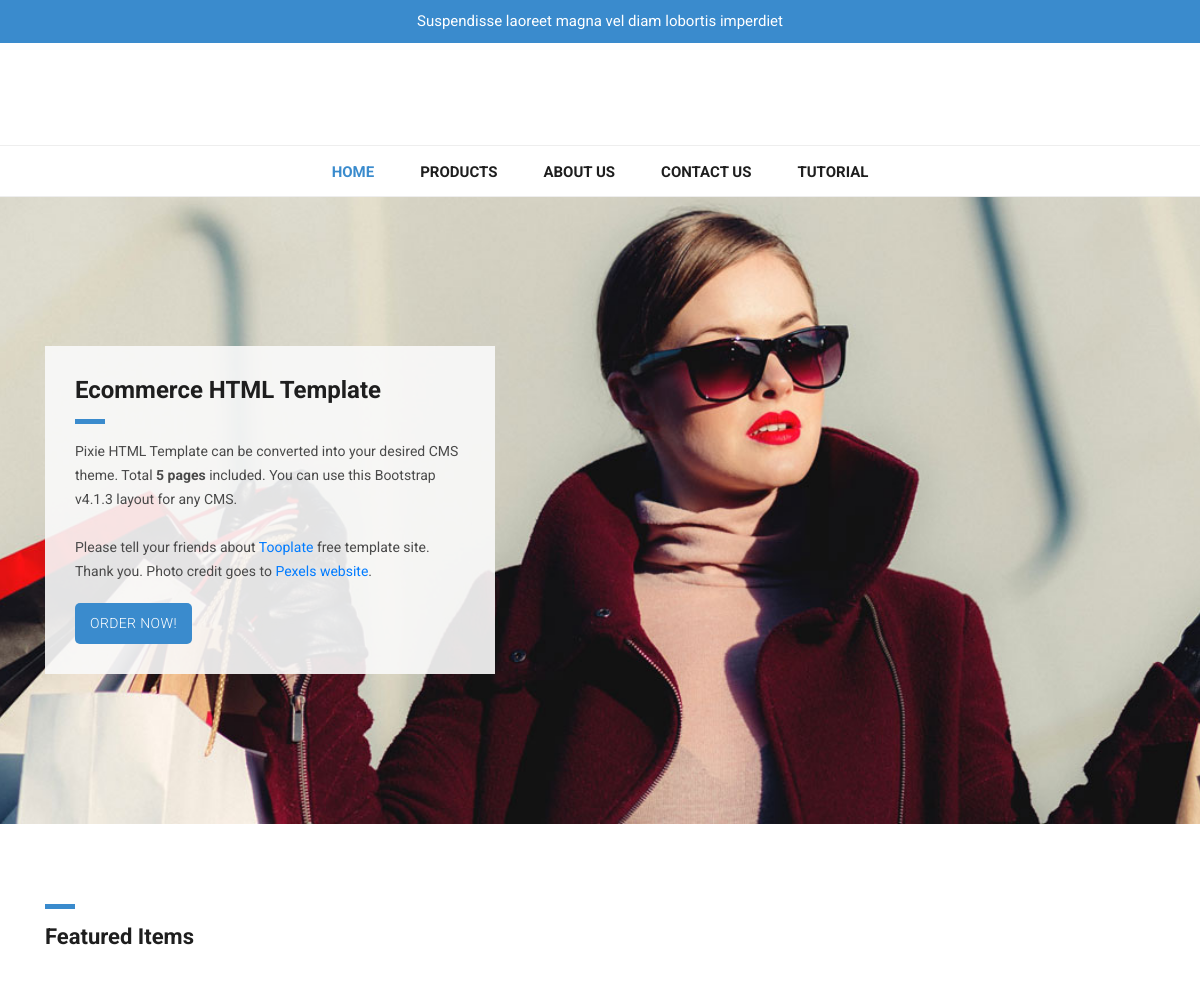
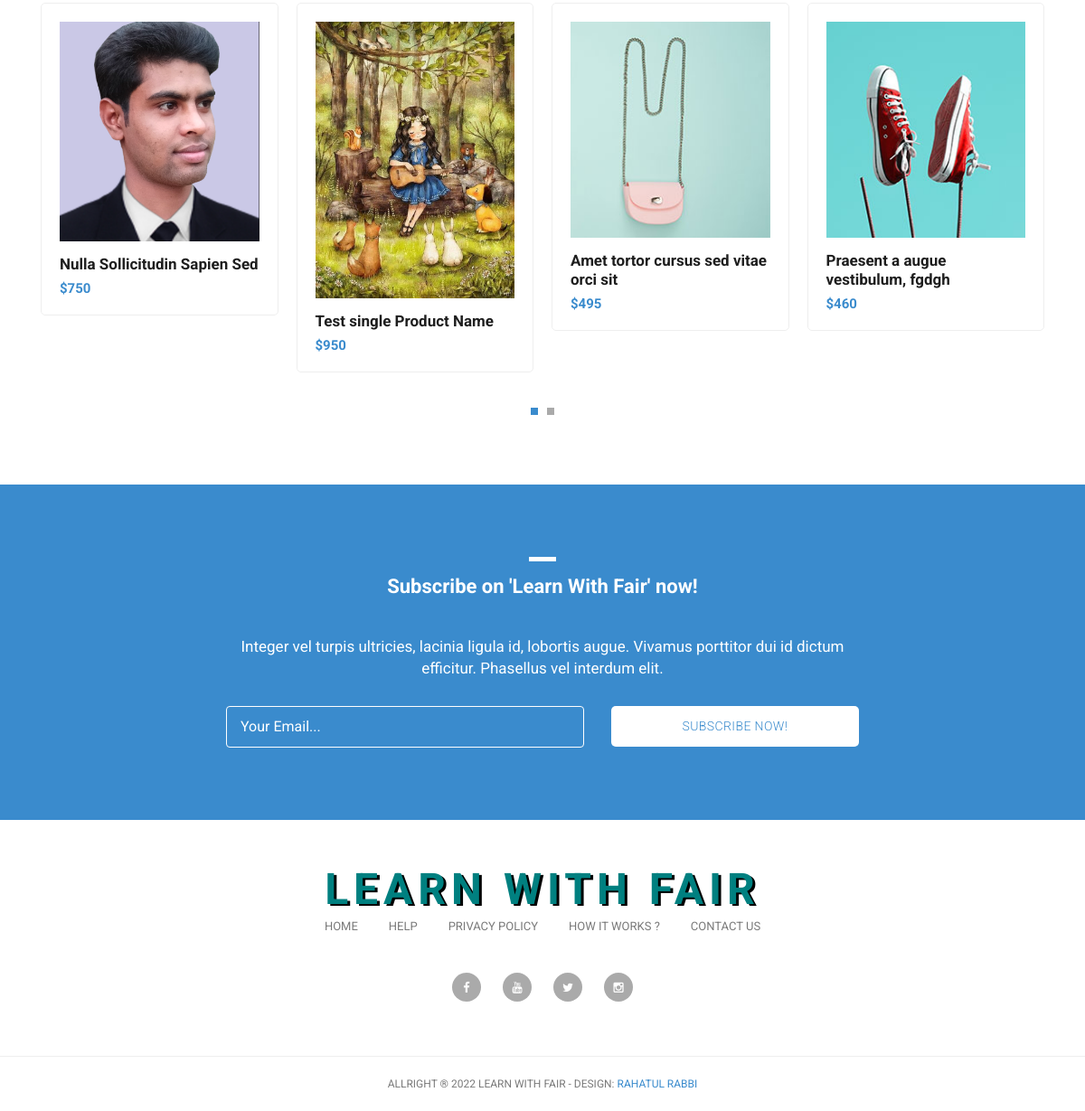
Page /ecommerce/index.php on the committed database (2 pictures, top to bottom).
### tables this page shows
CREATE TABLE `menu` (
  `menu_id` int(255) NOT NULL,
  `menu_title` varchar(255) NOT NULL,
  `menu_link` varchar(255) NOT NULL
);

CREATE TABLE `add_product` (
  `ID` int(255) NOT NULL,
  `product_id` int(255) NOT NULL,
  `product_name` text NOT NULL,
  `product_des` varchar(255) NOT NULL,
  `product_stock` int(255) NOT NULL,
  `product_price` int(255) NOT NULL,
  `product_price_name` varchar(255) NOT NULL,
  `product_cat` text NOT NULL,
  `product_status` tinyint(255) NOT NULL
);

CREATE TABLE `add_product_img` (
  `img_id` int(255) NOT NULL,
  `product_id` int(255) NOT NULL,
  `product_img` varchar(255) NOT NULL,
  `thumnail_status` int(255) NOT NULL
);

### ecommerce/class/function.php (called while the page is built, shortened)
<?php
class blogProject {
    public function __CONSTRUCT() {
        $bdhost     = "localhost";
        $dbuser     = "root";
        $dbpassword = "";
        $this->conn1 = mysqli_connect( $bdhost, $dbuser, $dbpassword, "ecommerce_project" );
    }
    public function display_all_products() {
        $display_product_query = "SELECT * FROM add_product WHERE product_status=1 ORDER BY product_id DESC";
        $product_data              = mysqli_query( $this->conn1, $display_product_query );
        if($product_data){
            return $product_data;
        }
    }
    public function display_feature_items_details($id) {
        $display_feature_items_details_query = "SELECT * FROM add_product_img WHERE product_id=$id&&thumnail_status=1";
        $data              = mysqli_query( $this->conn1, $display_feature_items_details_query );
        $info1 = mysqli_fetch_assoc( $data );
        if($info1){
            return $info1;
        }
    }
    public function display_menu_item() {
        $display_menu_item_query = "SELECT * FROM menu";
        $return_header_menu_mgs  = mysqli_query( $this->conn1, $display_menu_item_query );
        if ( isset( $return_header_menu_mgs ) ) {
            return $return_header_menu_mgs;
        }
    }
}

### ecommerce/contents/home_container.php (the view, shortened to what this page needs)
            <div class="col-md-12">
                <div class="owl-carousel owl-theme">
                <?php $count = 0;while ( $info = mysqli_fetch_assoc( $data ) ) {
                    ?>
                        <a href="./single-product.php?status=single_item&&id=<?php echo $info['product_id'];?>">
                        <div class="featured-item">
                            <?php
                            $data1 = $obj1->display_feature_items_details($info['product_id']);
                           ?>
                           <?php
                           $title = str_replace(" ","-",$info['product_name']);
                            if(isset($data1['product_img'])){?>
                                <img src="./uploads/<?php echo $data1['product_img']?>" alt="Thumnail is not Found" title = <?php echo $title?>>
                            <?php
                            }else{
                                ?>
                                     <img src="./admin/assets/img/error-404-monochrome.svg" alt="Thumnail is not Found" title = <?php echo "Thumnail-is-not-Found"?>>
                                <?php
                            }
                           ?>
                            <h4><?php echo $info['product_name']?></h4>
                            <h6><?php
                                $product_price_number = "";
                                    if ( $info['product_price_name'] == "$" ) {
                                        $product_price_number = $info['product_price_name'] . $info['product_price'];
                                    } else {
                                        $product_price_number = $info['product_price'] . $info['product_price_name'];
                                    }
                                    echo $product_price_number;
                                ?>
                            </h6>
                        </div>
                    </a>
                    <?php }?>
                </div>
            </div>
        </div>
    </div>
</div>

### ecommerce/includes/head.php (shortened to what this page needs)
<!DOCTYPE html>
<html lang="en">
<head>
    <link href="vendor/bootstrap/css/bootstrap.min.css" rel="stylesheet">
    <link rel="stylesheet" href="assets/css/fontawesome.css">
    <link rel="stylesheet" href="assets/css/tooplate-main.css">
    <link rel="stylesheet" href="assets/css/owl.css">
    <link rel="stylesheet" href="assets/css/animated.css">
    <link rel="stylesheet" href="assets/css/flex-slider.css">
</head>

### ecommerce/index.php (shortened to what this page needs)
<?php
include "class/function.php";
$obj1 = new blogProject();
?>
<?php include_once 'includes/head.php';?>
<body>
    <?php include 'includes/header.php';?>
    <div class="banner">
        <div class="container">
            <div class="row">
                <div class="col-md-12">
                    <div class="caption">
                        <h2>Ecommerce HTML Template</h2>
                        <div class="line-dec"></div>
                        <p>Pixie HTML Template can be converted into your desired CMS theme. Total <strong>5
                                pages</strong> included. You can use this Bootstrap v4.1.3 layout for any CMS.
                            <br><br>Please tell your friends about <a rel="nofollow"
                                href="https://www.facebook.com/tooplate/">Tooplate</a> free template site. Thank you.
                            Photo credit goes to <a rel="nofollow" href="https://www.pexels.com">Pexels website</a>.
                        </p>
                        <div class="main-button">
                            <a href="#">Order Now!</a>
                        </div>
                    </div>
                </div>
            </div>
        </div>
    </div>
    <?php include 'contents/home_title.php';?>
    <?php include 'contents/home_container.php';?>
    <?php include_once 'includes/subscribe.php';?>
    <?php include_once 'includes/footer.php';?>
</body>
</html>

### ecommerce/includes/header.php (shortened to what this page needs)
<?php
$menu_item = $obj1->display_menu_item();?>
<div id="pre-header">
    <div class="container">
        <div class="row">
            <div class="col-md-12">
                <span class="logo_position">Suspendisse laoreet magna vel diam lobortis imperdiet</span>
            </div>
        </div>
    </div>
</div>
<nav class="navbar navbar-expand-lg navbar-dark bg-dark static-top">
    <div class="container">
        <div class="logo_position">
            <a class="navbar-brand" href="./">
            </a>
        </div>
        <div class="collapse navbar-collapse" id="navbarResponsive" style="margin-top:5px">
            <ul class="navbar-nav ml-auto">
                <?php
$uri = $_SERVER['PHP_SELF'];
while ( $item = mysqli_fetch_assoc( $menu_item ) ) {
    if ( $uri == "/ecommerce/" . $item['menu_link'] ) {?>
                    <li class="nav-item active">
                        <a class="nav-link" href="<?php echo $item['menu_link']; ?>"><?php echo $item['menu_title']; ?>
                        </a>
                    </li>
                    <?php
} else {?>
                    <li class="nav-item">
                        <a class="nav-link"
                            href="<?php echo $item['menu_link']; ?>"><?php echo $item['menu_title']; ?></a>
                    </li>
                    <?php
}
}?>
            </ul>
        </div>
    </div>
</nav>

### ecommerce/contents/home_title.php
<?php
$data = $obj1->display_all_products();
?>
    <div class="featured-items">
        <div class="container">
            <div class="row">
                <div class="col-md-12">
                    <div class="section-heading">
                        <div class="line-dec"></div>
                        <h1>Featured Items</h1>
                    </div>
                </div>

### ecommerce/includes/subscribe.php
<div class="subscribe-form">
    <div class="container">
        <div class="row">
            <div class="col-md-12">
                <div class="section-heading">
                    <div class="line-dec"></div>
                    <h1>Subscribe on 'Learn With Fair' now!</h1>
                </div>
            </div>
            <div class="col-md-8 offset-md-2">
                <div class="main-content">
                    <p>Integer vel turpis ultricies, lacinia ligula id, lobortis augue. Vivamus porttitor dui id
                        dictum efficitur. Phasellus vel interdum elit.</p>
                    <div class="container">
                        <form id="subscribe" action="" method="post">
                            <div class="row">
                                <div class="col-md-7">
                                    <fieldset>
                                        <input name="email" type="text" class="form-control" id="email"
                                            onfocus="if(this.value == 'Your Email...') { this.value = ''; }"
                                            onBlur="if(this.value == '') { this.value = 'Your Email...';}"
                                            value="Your Email..." required="">
                                    </fieldset>
                                </div>
                                <div class="col-md-5">
                                    <fieldset>
                                        <button type="submit" id="form-submit" class="button">Subscribe
                                            Now!</button>
                                    </fieldset>
                                </div>
                            </div>
                        </form>
                    </div>
                </div>
            </div>
        </div>
    </div>
</div>

### ecommerce/includes/footer.php (shortened to what this page needs)
<div class="footer">
    <div class="container">
        <div class="row">
            <div class="col-md-12">
                <div class="logo"><br><br>
                    <h2 id="blink" style="letter-spacing: 6px;">LEARN WITH FAIR</h2>
                </div>
            </div>
            <div class="col-md-12">
                <div class="footer-menu">
                    <ul>
                        <li><a href="./">Home</a></li>
                        <li><a href="#">Help</a></li>
                        <li><a href="#">Privacy Policy</a></li>
                        <li><a href="#">How It Works ?</a></li>
                        <li><a href="./contact.php">Contact Us</a></li>
                    </ul>
                </div>
            </div>
            <div class="col-md-12">
                <div class="social-icons">
                    <ul>
                        <li><a href="https://www.facebook.com/learnwithfair"><i class="fa fa-facebook"></i></a></li>
                        <li><a href="https://www.youtube.com/channel/UCEU_TRk_iRoHajCocyXSK1Q"><i
                                    class="fa fa-youtube"></i></a></li>
                        <li><a href="https://www.twitter.com/learnwithfair"><i class="fa fa-twitter"></i></a></li>
                        <li><a href="https://www.instagram.com/learnwithfair"><i class="fa fa-instagram"></i></a></li>
                    </ul>
                </div>
            </div>
        </div>
    </div>
</div>
<div class="sub-footer">
    <div class="container">
        <div class="row">
            <div class="col-md-12">
                <div class="copyright-text">
                    <p>Allright &reg; 2022 Learn With Fair
                        - Design: <a rel="nofollow" href="https://www.facebook.com/mdrahatulrabbi/">rahatul rabbi</a></p>
                </div>
            </div>
        </div>
    </div>
</div>

### rows in the picture
menu: menu_title "HOME"
menu: menu_title "PRODUCTS"
menu: menu_title "ABOUT US"
menu: menu_title "CONTACT US"
menu: menu_title "TUTORIAL"
add_product: add_product_img.product_img (picture), product_name "Nulla Sollicitudin Sapien Sed", product_price_number "$750"
add_product: add_product_img.product_img (picture), product_name "Test single Product Name", product_price_number "$950"
add_product: add_product_img.product_img (picture), product_name "Amet tortor cursus sed vitae orci sit", product_price_number "$495"
add_product: add_product_img.product_img (picture), product_name "Praesent a augue vestibulum, fgdgh", product_price_number "$460"
